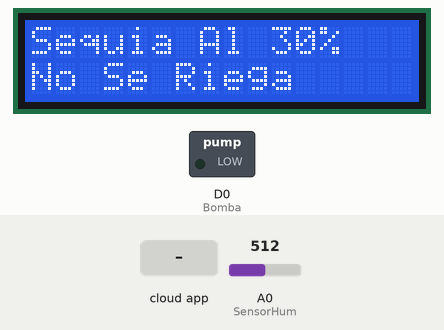
Simulated run of this sketch. Board: ESP8266 (NodeMCU). On the bench: 16×2 character LCD, switched loads named in the sketch (green lamp = pin HIGH). The test bench sets the inputs (shaded band); at power-on: A0 (SensorHum) = 512. WiFi joins after 1.5 s; servers stay silent unless stated; network time is answered at once with the bench clock; the local clock reads 2024-03-15 10:24:30 at power-on unless the sketch sets it; the Firebase database answers and starts empty; what the sketch prints to the serial monitor is not drawn.

Above: at 4.7 s.
4.8 s: A0 (SensorHum) set to 713
At 6.34 s:
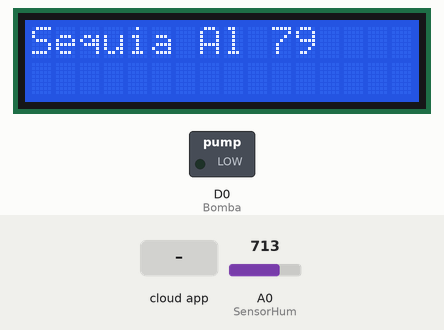
8.0 s: A0 (SensorHum) set to 728
At 9.5 s:
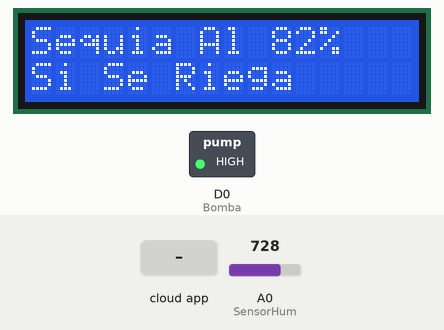
14.9 s: the phone or cloud app sets Irrigador to true
At 18.01 s:
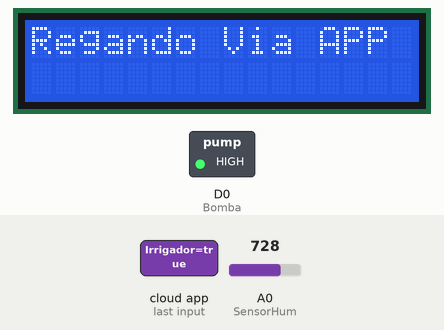
20.4 s: A0 (SensorHum) set to 716
At 21.8 s:
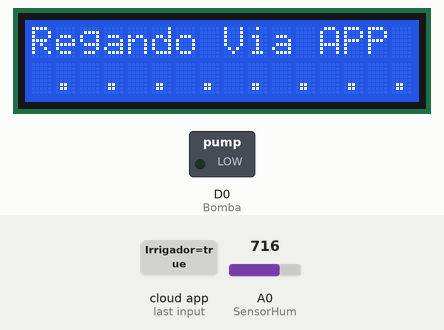
24.6 s: A0 (SensorHum) set to 900
At 26.5 s:
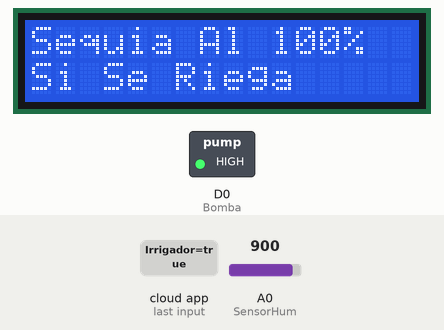
Timing chart, 0 to 28.0 s (numbered marks = the images above; inputs shaded):
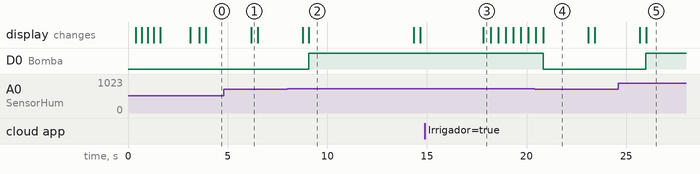

Measured:
- the behaviour switches between 720 and 721 on A0 (SensorHum) (found by bisection; images 1 and 2)
- after the input at 4.8 s, the display: changes after 1.4 s (image 1)
- after the input at 8.0 s, D0 (Bomba): LOW → HIGH after 1.1 s; the display: first changes after 0.77 s (image 2 shows a later state)
- after the input at 14.9 s, the display: changes after 2.9 s (image 3)
- after the input at 20.4 s, D0 (Bomba): goes on until 20.8 s, then stays LOW
- after the input at 24.6 s, D0 (Bomba): LOW → HIGH after 1.4 s; the display: first changes after 1.1 s (image 5 shows a later state)
- what the display in image 2 shows lasts 5.2 s, from 9.1 s to 14.3 s

The sketch:

SISCodigo.ino
```cpp
#include <LiquidCrystal_I2C.h>    //Se Incluye la Libreria d eLiquid Crystal para utilizar el Display.
LiquidCrystal_I2C lcd (0x27,16,2);    //Se Crea un Onjeto de Nombre lcd con los parametros de 0x27 (direccion del display), 16 (el número de caracters por renglon) y 2 (El Numero de Filas).
#include "FirebaseESP8266.h"          //Se incluye la Libreria para Establecer Conexion y utilizar FireBase.
#include <ESP8266WiFi.h>              //Se Incluye la Libreria para Utilizar WiFi.
#include <WifiUDP.h>
#include <NTPClient.h>
#include <Time.h>
#include <TimeLib.h>
#include <Timezone.h>

// Definir propiedades NTP
#define NTP_OFFSET   -21600   //La zona horaria de Guadalajara va 6 horas por detras d ela universal, por lo tanto -6(3600)= -21600 En segundos
#define NTP_ADDRESS  "pool.ntp.org"                                                                                        // URL Del NTP del cual obtendremos la Fecha.

WiFiUDP ntpUDP;                                                                                                            // Configura el cliente NTP UDP
NTPClient timeClient(ntpUDP, NTP_ADDRESS, NTP_OFFSET);
TimeChangeRule CEST = {"CEST", Last, Sun, Mar, 2, 60};                                                                     // Hora de Verano de Europa Central
TimeChangeRule CET = {"CET ", Last, Sun, Oct, 3, 0};                                                                       // Hora Estandar de Europa Central
Timezone CE(CEST, CET);
time_t local, utc;

const char * days[] = {"Domingo", "Lunes", "Martes", "Miercoles", "Jueves", "Viernes", "Sabado"} ;                        // Configurar Fecha y hora
const char * months[] = {"Ene", "Feb", "Mar", "Abr", "May", "Jun", "Jul", "Ago", "Sep", "Oct", "Nov", "Dic"} ;            // Configurar Fecha y hora

#define FIREBASE_HOST "sunflowerisystem-e3e0d-default-rtdb.firebaseio.com" //Sin http:// o https://
#define FIREBASE_AUTH "blkVfG5Oq2Zvqc8EpvrTbaptRP2X4n7tDHrekbOf"

#define WIFI_SSID "Navarro"
#define WIFI_PASSWORD "3310648666@_@."

#define SensorHum A0        //Se Define que el Sensor de Humedad Pertenece al pin Analogico 0.
#define Bomba D0            //Se Define que la Bomba de Agua Pertenece al Pin Digital 2.

String path = "/SIS";       //Este es El Nombre que Tendra la Tabla del Proyecto en Firebase.
FirebaseData firebaseData;  //Se define un Objeto Direbase.

int Contador=0;

void setup() {
  Serial.begin(115200); //Se Inicializa el Serial.

  lcd.init();           //Inicializa el Display LCD
  lcd.backlight();      //Prende la Luz del Fondo del Display LCD

  WiFi.begin(WIFI_SSID, WIFI_PASSWORD);   //Se Inicia la Conexión WiFi.
  Serial.print("Conectando a ....");
  lcd.setCursor(0,0);       //Indica que va a Imprimir en la Primer Linea del LCD.
  lcd.print("WiFi: ");
  lcd.print(WIFI_SSID);
  lcd.setCursor(0,1);       //Indica que va a Imprimir en la Segunda Linea del LCD.
  while (WiFi.status() != WL_CONNECTED)
  {
    Serial.print(".");
    lcd.print(".");
    delay(300);
  }

  Serial.println();
  Serial.print("Conectado con la IP: ");
  Serial.println(WiFi.localIP());
  Serial.println();

  lcd.clear();    //Limpia el Display LCD.
  lcd.setCursor(0,0);       //Indica que va a Imprimir en la Primer Linea del LCD.
  lcd.print("WiFi: ");
  lcd.print(WIFI_SSID);
  lcd.setCursor(0,1);       //Indica que va a Imprimir en la Segunda Linea del LCD.
  lcd.print("Conexion Exitosa");
  delay(1500);
  lcd.clear();    //Limpia el Display LCD.

  Firebase.begin(FIREBASE_HOST, FIREBASE_AUTH);
  Firebase.reconnectWiFi(true);

  //Establezca el tiempo de espera de lectura de la base de datos en 1 minuto (máximo 15 minutos)
  Firebase.setReadTimeout(firebaseData, 1000 * 60);

  //Tamaño y  tiempo de espera de escritura, tiny (1s), small (10s), medium (30s) and large (60s).
  //tiny, small, medium, large and unlimited.
  Firebase.setwriteSizeLimit(firebaseData, "tiny");

  Firebase.setString(firebaseData, path + "/Irrigador", "false");
  Firebase.setInt(firebaseData, path + "/Humedad", 0);

  pinMode(SensorHum, INPUT);  //Se Declara que el pin del SensordeHum es de entrada.
  pinMode(Bomba,OUTPUT);      //Se Declara que el pin de la Bomba de Agua es de Entrada.

  Firebase.getInt(firebaseData, path + "/Contador" ); //Obtiene el Valor del Contador en la base de datos, y lo almacena en firebase.Data.
  Contador=firebaseData.intData();             //Almacena el Valor Int Obtenido en la Variable Contador.

}

void loop() {

  int Humedad = analogRead(SensorHum);  //Se declara la variable donde se Almacenara los Datos de la Humedad, y Se Guarda en ella Los valores obtenidos por el Sensor de Humedad.
  //El Sensor de Humedad en modo Analogico, capta valores de 0 a 1023, por lo que, para su mejor uso,
  //Se utiliza la funcion map, para convertir esos valores en un rango de porcentade del 0% al 100%
  //Sin embargo, en las pruebas realizadas el dato mas bajo que se senso fue de 140, y el mas alto de 800, cuando la tierra habia sido recien regada.

  Serial.print("Nivel de Sequía: ");
  Serial.print(Humedad);  //Se Imprime por Serial Los Valores de la Humedad. (Solo para pruebas)
  Serial.println("%");

  Humedad = map(Humedad,390,800,0,100);  //Y el Resultado, se vuelve a Almacenar en la Variable Humedad.

  lcd.setCursor(0,0);       //Indica que va a Imprimir en la Primer Linea del LCD.
  lcd.clear();    //Limpia el Display LCD.
  lcd.print("Sequia Al ");

  if(Humedad>100){          //Si la Sequia es Mayor al 100% (Estado que se da cuando la sonda esta al aire libre), Imprimir un 100, esto para no confundir al usuario.
    lcd.print(100);       //Imprime el % de Sequia en el Display LCD.
    Firebase.setInt(firebaseData, path + "/Humedad", 100);  //Manda 100 a la Base De Datos.
    Firebase.setInt(firebaseData, path + "/Historial" + Contador + "/HumedadReg", 100);  //Manda 100 a la Base De Datos.
    }else{                  //De lo contrario, Imprimir el Valor de Sequia REAL.
      if(Humedad<0){  //Si la Sequia es menos al 0%, el Display imprime 0% para no confundir al usuario.
        lcd.print(0);
        Firebase.setInt(firebaseData, path + "/Humedad", 0);  //Manda 0 a La Base de Datos.
        Firebase.setInt(firebaseData, path + "/Historial" + Contador + "/HumedadReg", 0);  //Manda 0 a la Base De Datos.
        }else{
          lcd.print(Humedad);       //Imprime el % de Sequia en el Display LCD.
          Firebase.setInt(firebaseData, path + "/Humedad", Humedad);  //Manda la Humedad Real a la Base De Datos.
            Firebase.setInt(firebaseData, path + "/Historial" + Contador + "/HumedadReg", Humedad);  //Manda la Humedad Real a la Base De Datos.
          }
      }
  lcd.print("%");

  if(Humedad <= 80){                //Valida si el Nivel de Sequia es Optimo Para Regar. FALTA SEGUIR SENSANDO LA HUMEDAD
        Serial.println("No Se Riega");
        digitalWrite(Bomba,LOW);        //Apaga la Bomba de Agua.
        lcd.setCursor(0,1);             //Indica que va a Imprimir en la Segunda Linea del LCD.
        lcd.print("No Se Riega");       //Imprime que no se regara en el Display LCD.
        }else if(Humedad > 80){
            Serial.println("Si Se Riega");
            digitalWrite(Bomba,HIGH);     //Prende la Bomba de Agua.
            lcd.setCursor(0,1);           //Indica que va a Imprimir en la Segunda Linea del LCD.
            lcd.print("Si Se Riega");       //Imprime que si se regara en el Display LCD.
            delay(3000);
          }

  Firebase.getString(firebaseData, path + "/Irrigador" ); //Obtiene el Valor de Irrigador en la base de datos, y lo almacena en firebase.Data.
  Serial.println(firebaseData.stringData());
  if(firebaseData.stringData()=="true"){  //Valida si el valor de firebase.Data es false, si es true, irriga.
        Serial.println("Regando Mediante APP");
        digitalWrite(Bomba,HIGH);        //Prende la Bomba de Agua.
        lcd.clear();                     //Limpia el Display LCD.
        lcd.setCursor(0,0);              //Indica que va a Imprimir en la Primer Linea del LCD.
        lcd.print("Regando Via APP");    //Imprime que no se regara en el Display LCD.
        lcd.setCursor(0,1);              //Indica que va a Imprimir en la Segunda Linea del LCD.
        for(int i=0;i<8;i++){
              delay(375);
              lcd.print(" .");    //Imprime que no se regara en el Display LCD.
            }
        digitalWrite(Bomba,LOW);        //Apaga la Bomba de Agua.
        Firebase.setString(firebaseData, path + "/Irrigador", "false");
      }

    timeClient.update();                                                                                                // Actualizar el cliente NTP y obtener la marca de tiempo UNIX UTC
    unsigned long utc =  timeClient.getEpochTime();
    local = CE.toLocal(utc);                                                                                            // Convertir marca de tiempo UTC UNIX a hora local
    Serial.println("");
    Serial.print("Fecha local: ");
    Serial.print(convertirTimeATextoFecha(local));
    Serial.println("");
    Serial.print("Hora local: ");
    Serial.print(convertirTimeATextoHora(local));                                                                                                   // Enviar Fecha y hora por puerto serie


  Firebase.setInt(firebaseData, path + "/Contador", Contador);
  Firebase.setString(firebaseData, path + "/Historial" + Contador + "/Fecha", convertirTimeATextoFecha(local));
  Firebase.setString(firebaseData, path + "/Historial" + Contador + "/Hora", convertirTimeATextoHora(local));
  Firebase.setInt(firebaseData, path + "/Historial" + Contador + "/Clave", Contador);
  Contador=Contador+1;
  if(Contador>5){
    Contador=0;
    }
    delay(1500);    //Se Realiza una Pausa, para no desgastar tanto a la Sonda del Sensor de Humedad.
}

String convertirTimeATextoFecha(time_t t)                                                                               // Funcion para formatear en texto la fecha
{
  String date = "";
  date += days[weekday(t)-1];
  date += "_";
  date += day(t);
  //date += " ";
  date += months[month(t)-1];
  date += "_";
  date += year(t);
  return date;
}

String convertirTimeATextoHora(time_t t)                                                                              // Funcion para formatear en texto la hora
{
  String hora ="";                                                                                                    // Funcion para formatear en texto la hora
  if(hour(t) < 10)
  hora += "0";
  hora += hour(t);
  hora += "-";
  if(minute(t) < 10)                                                                                                  // Agregar un cero si el minuto es menor de 10
    hora += "0";
  hora += minute(t);
  return hora;
}
```
